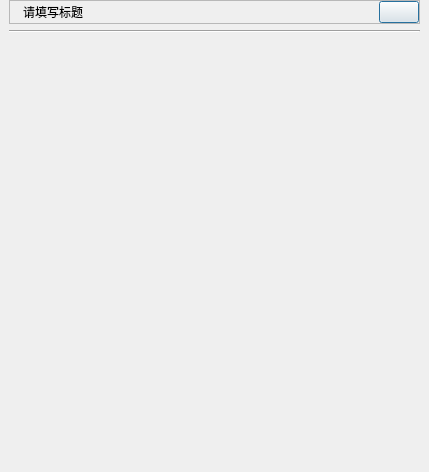
<?xml version="1.0" encoding="UTF-8"?>
<ui version="4.0">
 <class>UiBaseDialog</class>
 <widget class="QDialog" name="UiBaseDialog">
  <property name="geometry">
   <rect>
    <x>0</x>
    <y>0</y>
    <width>429</width>
    <height>472</height>
   </rect>
  </property>
  <property name="windowTitle">
   <string>登录</string>
  </property>
  <property name="styleSheet">
   <string notr="true"/>
  </property>
  <layout class="QVBoxLayout" name="verticalLayout_2" stretch="0,0,1">
   <property name="leftMargin">
    <number>9</number>
   </property>
   <property name="topMargin">
    <number>0</number>
   </property>
   <property name="rightMargin">
    <number>9</number>
   </property>
   <property name="bottomMargin">
    <number>9</number>
   </property>
   <item>
    <widget class="QFrame" name="frameTitle">
     <property name="frameShape">
      <enum>QFrame::StyledPanel</enum>
     </property>
     <property name="frameShadow">
      <enum>QFrame::Raised</enum>
     </property>
     <layout class="QHBoxLayout" name="horizontalLayout" stretch="0,1,0">
      <property name="spacing">
       <number>6</number>
      </property>
      <property name="leftMargin">
       <number>0</number>
      </property>
      <property name="topMargin">
       <number>0</number>
      </property>
      <property name="rightMargin">
       <number>0</number>
      </property>
      <property name="bottomMargin">
       <number>0</number>
      </property>
      <item>
       <widget class="QLabel" name="labelLogo">
        <property name="minimumSize">
         <size>
          <width>0</width>
          <height>0</height>
         </size>
        </property>
        <property name="maximumSize">
         <size>
          <width>32</width>
          <height>32</height>
         </size>
        </property>
        <property name="text">
         <string/>
        </property>
       </widget>
      </item>
      <item>
       <widget class="QLabel" name="labelTitle">
        <property name="font">
         <font>
          <bold>false</bold>
         </font>
        </property>
        <property name="text">
         <string>请填写标题</string>
        </property>
       </widget>
      </item>
      <item>
       <widget class="QPushButton" name="btnClose">
        <property name="sizePolicy">
         <sizepolicy hsizetype="Minimum" vsizetype="Fixed">
          <horstretch>0</horstretch>
          <verstretch>0</verstretch>
         </sizepolicy>
        </property>
        <property name="minimumSize">
         <size>
          <width>0</width>
          <height>0</height>
         </size>
        </property>
        <property name="text">
         <string/>
        </property>
       </widget>
      </item>
     </layout>
    </widget>
   </item>
   <item>
    <widget class="Line" name="line">
     <property name="orientation">
      <enum>Qt::Horizontal</enum>
     </property>
    </widget>
   </item>
   <item>
    <widget class="QWidget" name="widgetBody" native="true"/>
   </item>
  </layout>
 </widget>
 <resources/>
 <connections/>
</ui>
